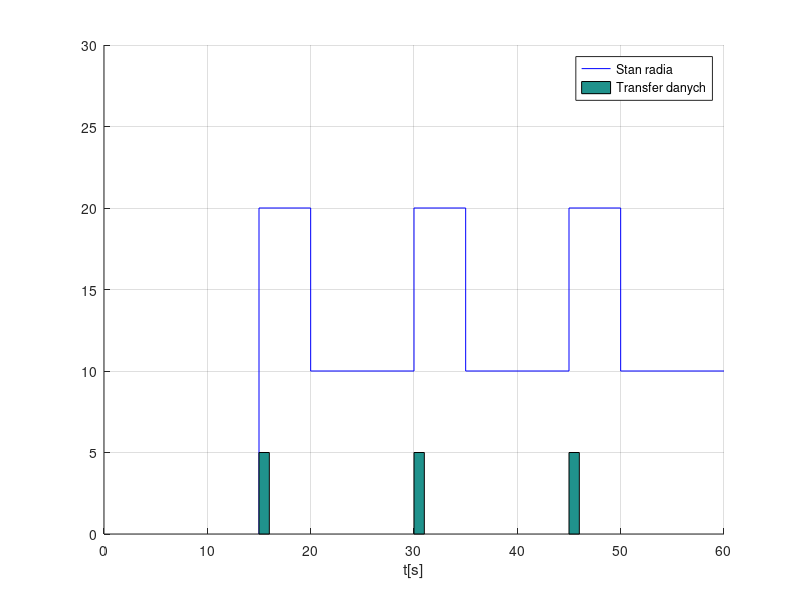

Recreate this plot in MATLAB.
%% plot state & download graph

clear all;
close all;


x_state = [15 15 20 20 30 30 35 35 45 45 50 50 60];
y_state = [0 20 20 10 10 20 20 10 10 20 20 10 10];

x_transfer = [15 16 30 45];
y_transfer = [5 0 5 5];


% setup plot
hold on;
axis([0 60 0 30]);
xlabel('t[s]');
grid on;

%yyaxis left;
%ylabel('Stan radia');
plot(x_state, y_state, '-b');

%yyaxis right;
%ylabel('Transfer danych');
bar(x_transfer, y_transfer, 'histc');

legend('Stan radia', 'Transfer danych');
